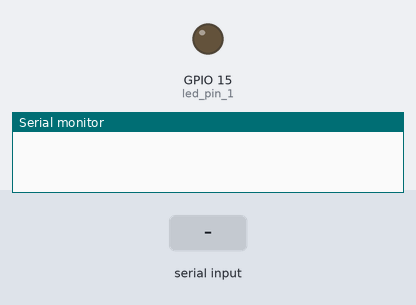
Simulated run of this sketch. Board: ESP32. On the bench: output pins drawn as LEDs (lit = HIGH), the last lines printed to the serial monitor. Inputs (shaded band) come from the test bench. Nothing arrives over Bluetooth unless stated.

Above: at 1.2 s.
1.3 s: "LED1_ON" received over the second serial link
At 2.1 s:
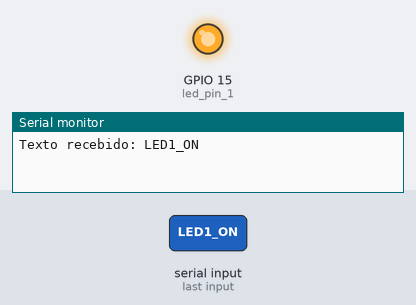
3.8 s: "LED1_OFF" received over the second serial link
Timing chart, 0 to 6.8 s (numbered marks = the images above; inputs shaded):
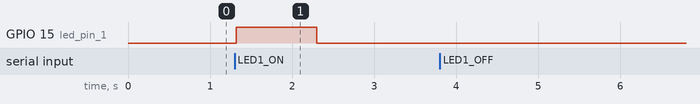

Measured:
- after the input at 1.3 s, GPIO 15 (led_pin_1): LOW → HIGH at once, → LOW 0.98 s later

The sketch:

Esp32_Teste.ino
```cpp
// ESP32 Bluetooth App


#include "BluetoothSerial.h"


#define DELAY 1000


BluetoothSerial ESP_BT;


int led_pin_1 = 15;
int led_pin_2 = 2;
int led_pin_3 = 4;


int incoming;
unsigned long now;
unsigned long time_button1;


void setup() {
  Serial.begin(19200);
  ESP_BT.begin("ESP32_Controle");

  pinMode (led_pin_1, OUTPUT);

}

void loop() {
  now = millis();


  if(digitalRead(led_pin_1) and now > time_button1 + DELAY) {
    digitalWrite(led_pin_1, 0);
    ESP_BT.write(10);
    Serial.print("Button 1 timeout - value: 0");
  }


  if (ESP_BT.available())
  {
    // Aguarda chegar todos os bytes da mensagem
    delay(20);

    // Se chegou mais de um byte, considera texto (Button4)
    if (ESP_BT.available() > 1)
    {
      String texto = "";

      while (ESP_BT.available())
      {
        texto += (char)ESP_BT.read();
      }

      texto.trim();

      Serial.print("Texto recebido: ");
      Serial.println(texto);

      // Exemplos de comandos enviados pelo TextBox
      if (texto == "LED1_ON")
      {
        digitalWrite(led_pin_1, HIGH);
        time_button1 = now;
      }
      else if (texto == "LED1_OFF")
      {
        digitalWrite(led_pin_1, LOW);
      }

      // Envia confirmação para o aplicativo
      ESP_BT.print("Recebido: ");
      ESP_BT.println(texto);
    }

    else
    {
      incoming = ESP_BT.read();

      int button = incoming / 10;
      int value  = incoming % 10;

      switch (button)
      {
        case 1:
          Serial.print("Button 1: ");
          Serial.println(value);
          digitalWrite(led_pin_1, value);
          if (value == 1) time_button1 = now;
          break;
      }
    }
  }
}
```
